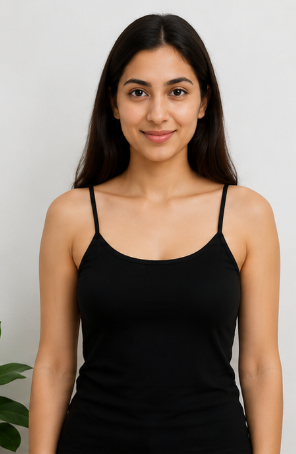
#> input picture python_codes/person.jpg, 296 x 454 px
$ python garment_overlay.py
#> lines starting #> are read from the running program, lines starting #| are printed output that depends on the picture; after the words box and inside, x2 and y2 are one past the last pixel; in counts of white or black regions, pixels touching at a corner belong together
import cv2
import mediapipe as mp
import numpy as np
import matplotlib.pyplot as plt
person = cv2.imread("person.jpg")
#> person is the input picture: shape (454, 296, 3); mean B, G, R 111.6, 123.8, 139.9
shirt = cv2.imread("shirt.png")
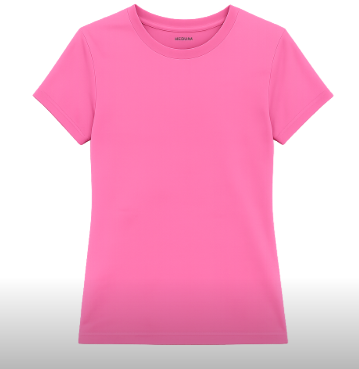
#> input picture python_codes/shirt.png, 359 x 369 px
#> shirt is the input picture: shape (369, 359, 3); mean B, G, R 206, 176.8, 245.5
if person is None:
    print("Error: person.jpg not found")
    exit()
if shirt is None:
    print("Error: shirt.png not found")
    exit()
shirt_rgb = cv2.cvtColor(shirt, cv2.COLOR_BGR2RGB)
lower_white = np.array([220, 220, 220])
upper_white = np.array([255, 255, 255])
mask = cv2.inRange(
    shirt_rgb,
    lower_white,
    upper_white
)
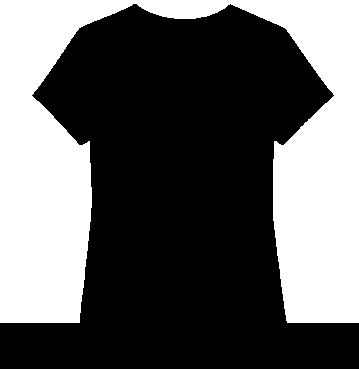
#> mask: shape (369, 359); 37.9% white; 1 white region, box (x1, y1, x2, y2) and area: (0, 0, 359, 323) 50212
shirt_rgba = cv2.cvtColor(
    shirt_rgb,
    cv2.COLOR_RGB2RGBA
)
shirt_rgba[:, :, 3] = 255 - mask
shirt = shirt_rgba
def crop_transparent(img):
    alpha = img[:, :, 3]
    coords = cv2.findNonZero(alpha)
#> coords = contour of 82259 points, box (x1, y1, x2, y2) (0, 4, 359, 369), area 23342
    if coords is None:
        return img
    x, y, w, h = cv2.boundingRect(coords)
#> x = 0; y = 4; w = 359; h = 365
    return img[y:y+h, x:x+w]
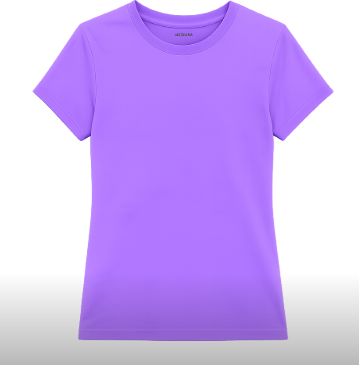
#> returned value: shape (365, 359, 4); mean of channels 0, 1, 2, 3 245.4, 176, 205.5, 160.1; drawn as B, G, R
shirt = crop_transparent(shirt)
person_rgb = cv2.cvtColor(
    person,
    cv2.COLOR_BGR2RGB
)
h, w = person_rgb.shape[:2]
#> h = 454; w = 296
mp_pose = mp.solutions.pose
#> (the run stopped early here; a loop or call above may not have finished)
